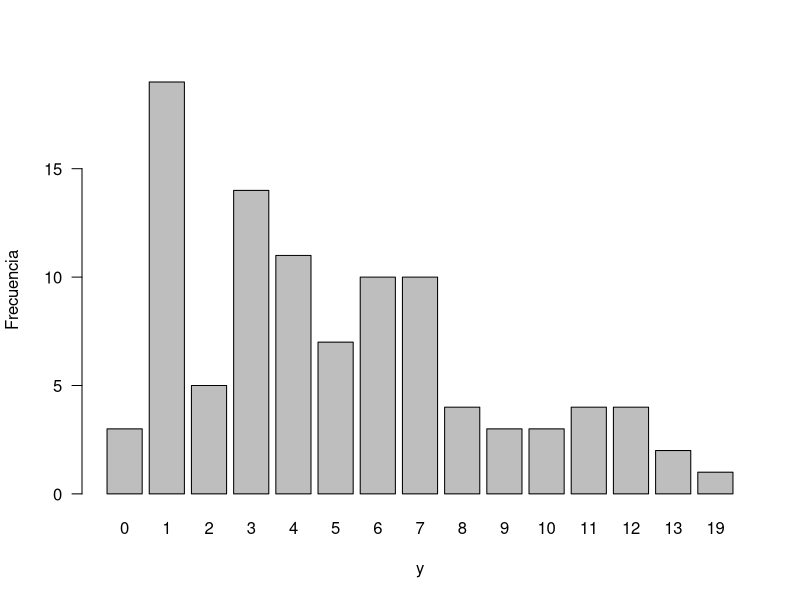

Write R code to recreate this figure. (Note: this script raises an error after producing the figure.)
# En este ejemplo se simulan datos de un glm y se 
# estiman los parametros del modelo

# Modelo: Y~BN(mu, k) con mu y k fijos
# Generando los datos
mu <- 5
k <- 3
n <- 100
y <- rnbinom(n=n, mu=mu, size=k)

# Explorando los datos
barplot(table(y), las=1, xlab='y', ylab='Frecuencia')
mean(y)
var(y)

# Ajustado el modelo con glm.nb de MASS
library(MASS)
mod <- glm.nb(y ~ 1)
summary(mod)

# Las estimaciones
exp(coef(mod))
mod$theta

# Reto --------------------------------------------------------------------

# Explorar el efecto del tamano de muestra n en las estimaciones.
# Para cada n usted debe simular 100 conjuntos de datos, estimar
# los parametros y almacenarlos.

# Aproveche el codigo de abajo y cambie xxx por la expresion correcta.

n <- c(5, 10, 20, 40, 80, 160, 320, 640, 1280)
nrep <- 100
results <- matrix(NA, ncol=2, nrow=nrep*length(n))
colnames(results) <- c('xxx', 'k')
dim(results) # para ver la dimension de la matriz donde se almacenaran

for (i in n) {
  for (j in 1:nrep) {
    y <- rnbinom(n=xxx, mu=mu, size=k)
    mod <- xxx(y ~ 1)
    results[xxx] <- xxx
  }
}

# Crear un diagrama de dispersion del promedio de mu versus n.
# Crear un diagrama de dispersion del ECM de k versus n.
